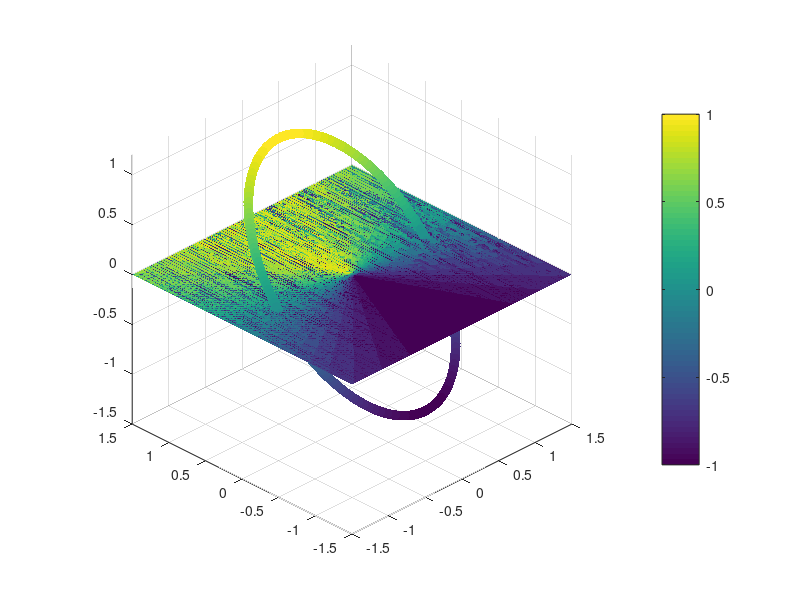

MATLAB code for this plot: (Note: this script raises an error after producing the figure.)
%% Heat equation               
% on circle of radius R
%% Computational parameters    
Nx = 100;     Ny = 100;        % Grid size
Ntime = 1e2;  plotgap = 01;    % Number of time steps
%% Physical parameters         
nu = 1;  R = 1;                % Diffusivity and Raius
Lx = 2;  Ly = 2;               % Domain size
Tfinal = 1;                    % Length of the simulation
dx = 2*Lx/Nx; dy = 2*Ly/Ny;    % Spatial resolutions
dt = Tfinal/Ntime;             % Temporal resolution
%% Grids                       
x = dx-Lx:dx:Lx;
y = dy-Ly:dy:Ly;
[X, Y] = meshgrid(x, y);       % Embedding grid
XX = X(:);  YY = Y(:); 
[th, ~] = cart2pol(X, Y);
[cpx, cpy] = pol2cart(th, R);
cpxvec = cpx(:);   cpyvec = cpy(:); 
%% Initial Condition           
IC = @(x) sin(x); % exp(-2*x.^2)
%% Operators                   
Ix = speye(Nx);  Iy = speye(Ny); I = kron(Ix, Iy);
Dxx = (circshift(Ix, [1, 0]) - 2*Ix + circshift(Ix, [-1, 0]))/(dx^2);
Dyy = (circshift(Iy, [1, 0]) - 2*Iy + circshift(Iy, [-1, 0]))/(dy^2);  
Lap = nu*(kron(Ix, Dyy) + kron(Dxx, Iy));    %[Low, Up] = lu(I - dt*Lap);
[Low, Up, PP, QQ, RR] = lu(I - dt*Lap);

%% Annulus
%f = @(r) (r*4-1).*(r>=1/4 & r<=1/2) + (r>1/2 & r<3/2) + ( 1-4*(r-3/2) ).*(r>=3/2 & r<2); 
%annulus = f( sqrt( X.^2 + Y.^2 ) );  an = annulus(:);

%% Initial Plot                
u = IC(th(:));     figure(1)
lims = [-1.5*R 1.5*R -1.5*R 1.5*R min(u)-0.5 max(u)+0.2];
s = scatter3(cpxvec, cpyvec, u, 50, u, 'filled'); hold on
[~, h] = contourf(x, y, IC(atan2(Y, X)), 20, 'linecolor', 'none');
colorbar, axis(lims), axis square, view([-45 30]), hold off
h.ContourZLevel = lims(5);     
title('Time = 0', 'FontSize', 20);
%% Time Integration            
tic
for t = 1:Ntime 
    %u = u.*an;
    %u = Up\(Low\u);             % Time step on the embedding grid 
    u = RR\( PP\(Low*(Up*(QQ\u))));
    u = interp2(X, Y, reshape(u, Nx, Ny), cpx, cpy, 'cubic');   % Interpolation to the circle
    u = u(:);
    if mod(t, plotgap) == 0             % Plotting
        s.ZData = u;  s.CData = u;  
        h.ZData = reshape(u, Nx, Ny);
        %s.ZData = reshape(u, Nx, Ny);
        title(['Time = ', num2str(t*dt)])
        drawnow
    end
end
fprintf('Time integration took %2.1f seconds \n', toc)








